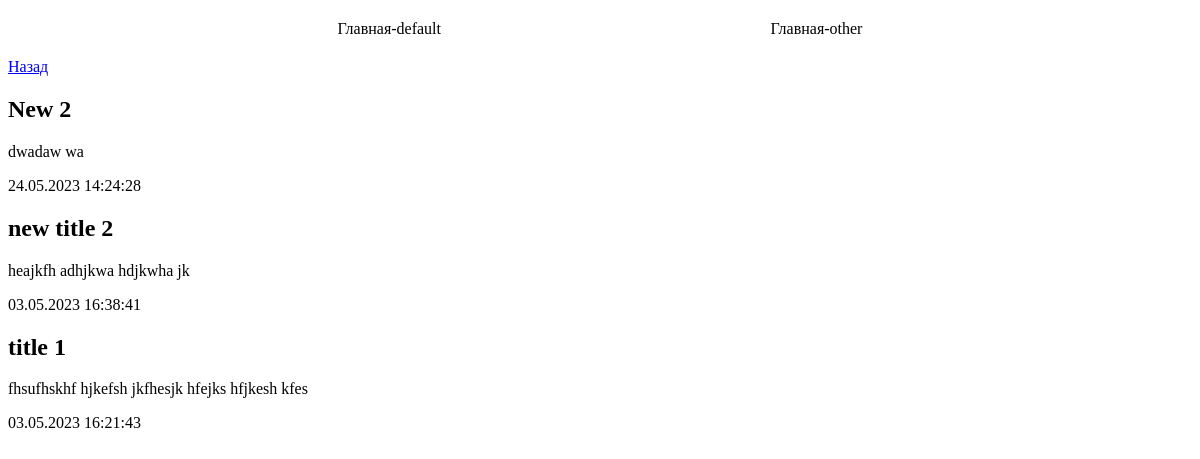
The app's page /rubric/2/ with its own data.
### bboard/models.py (models this page shows)
class Bb(models.Model):
    def title_and_price(self):
        return f'{self.title} ({self.price})'
    title_and_price.short_description = 'Название и цена'
    KINDS = (('b', "Куплю"),
             ('s', "Продам"),
             ('c', "Обменяю"))
    kind = models.CharField(max_length=1, choices=KINDS, default='s', verbose_name="Вид")
    rubric = models.ForeignKey(Rubric, null=True, on_delete=models.PROTECT, verbose_name='Рубрика')
    title = models.CharField(max_length=50, verbose_name='Загаловок', validators=[validators.MinLengthValidator(8, message='Минимум 10 символов')])
    content = models.TextField(null=True, blank=True, verbose_name='Контент')
    price = models.FloatField(null=True, blank=True, verbose_name='Цена')
    published = models.DateTimeField(auto_now_add=True, db_index=True, verbose_name='Дата публикации')
    class Meta:
        verbose_name_plural = 'Объявления'
        verbose_name = 'Объявление'
        ordering = ['-published']

### bboard/views.py (the view)
# urls.py: path('rubric/<int:rubric_id>/', by_rubric, name='by_rubric'),
def by_rubric(request, rubric_id):
    template = loader.get_template('bboard/by_rubric.html')
    bbs = Bb.objects.filter(rubric=rubric_id)
    current_rubric = Rubric.objects.get(pk=rubric_id)
    context = {'bbs': bbs, 'current_rubric':current_rubric}
    return HttpResponse(template.render(context, request))

### bboard/models.py (called while the page is built)
    def __str__(self):
        return self.name

### bboard/templates/bboard/by_rubric.html (shortened to what this page needs)
{% extends "layouts/basic.html" %}
{% block content %}
<a href="{% url 'bboard:index' %}">Назад</a>
{% for bb in bbs %}
<div>
    <h2> {{ bb.title }} </h2>
    <p> {{ bb.content }} </p>
    <p> {{ bb.published|date:"d.m.Y H:i:s" }} </p>
</div>
{% endfor %}
{% endblock %}

### records on screen
Bb: title "New 2", content "dwadaw wa", published "24.05.2023 14:24:28"
Bb: title "new title 2", content "heajkfh adhjkwa hdjkwha jk", published "03.05.2023 16:38:41"
Bb: title "title 1", content "fhsufhskhf hjkefsh jkfhesjk hfejks hfjkesh kfes", published "03.05.2023 16:21:43"
